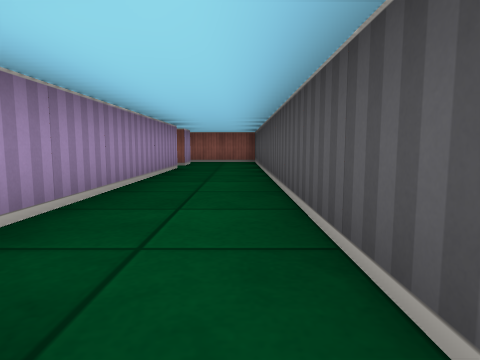
view 1 (above)

24 first-person views from a walk through a cub3D maze. The camera is about half as high as the walls, tilts 6° down and sees 75° across. The floor is counted in squares. Each view is taken from the middle of a square. On the plan, view 1 faces up. The plan holds only what a view shows up to about 9 squares ahead; the rest is blank.

view 2
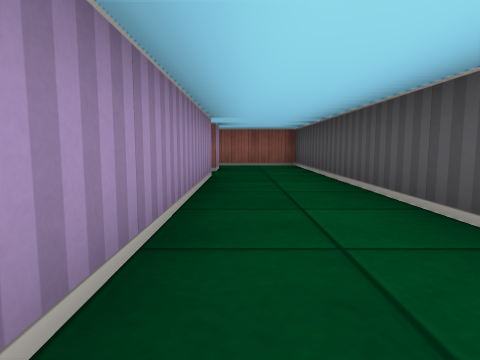

view 3
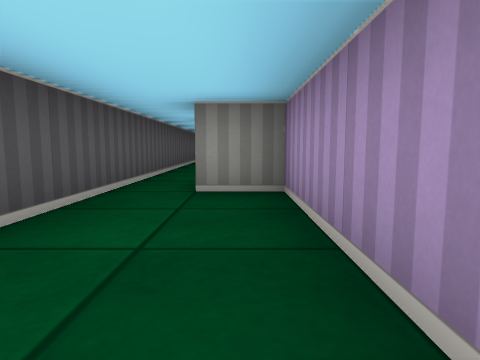

view 4
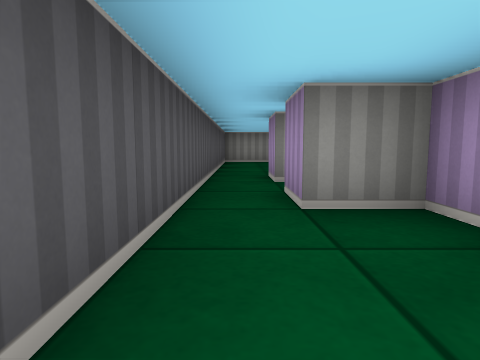

view 5
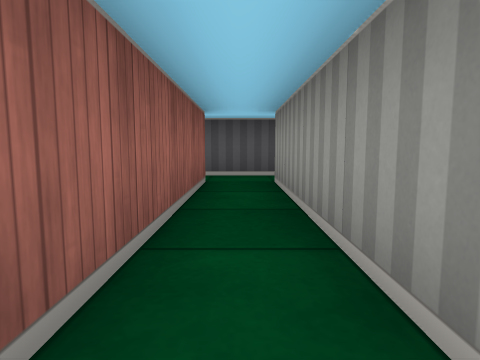

view 6
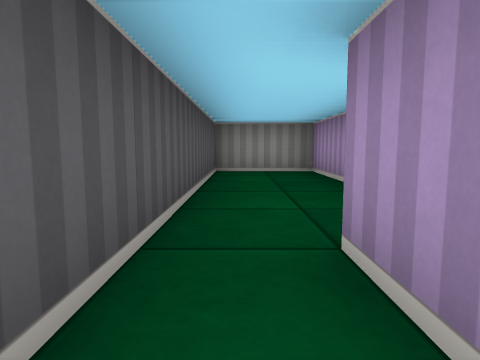

view 7
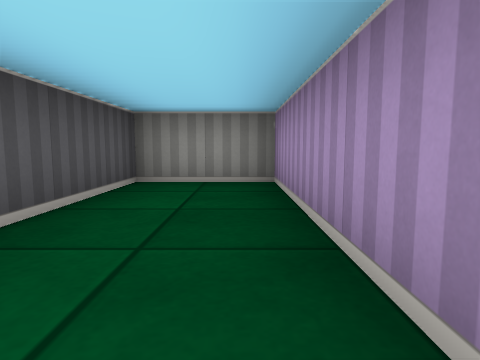

view 8
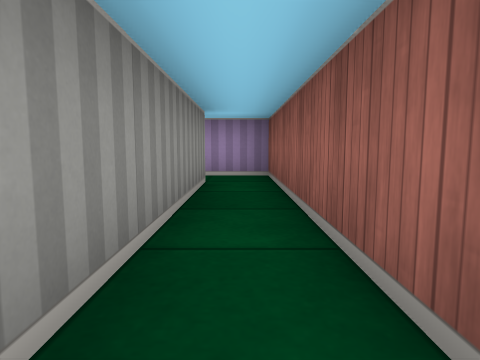

view 9
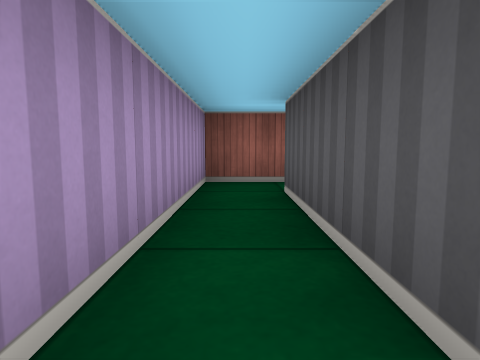

view 10
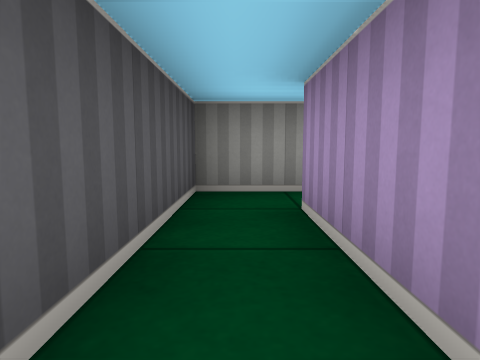

view 11
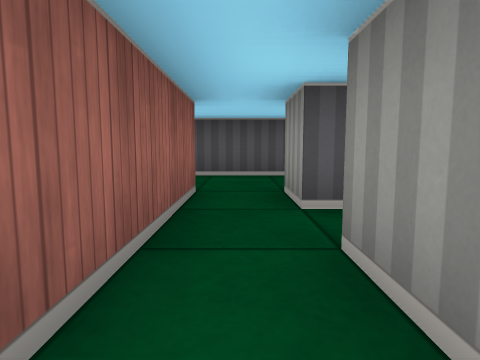

view 12
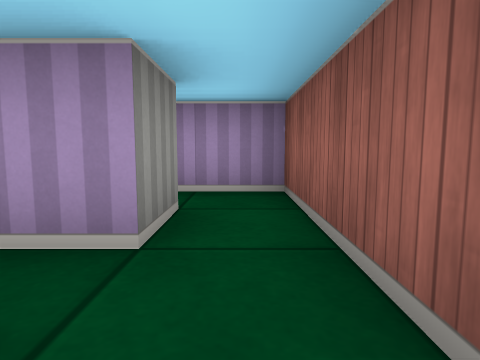

view 13
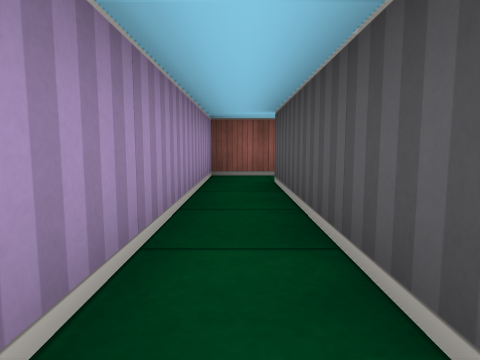

view 14
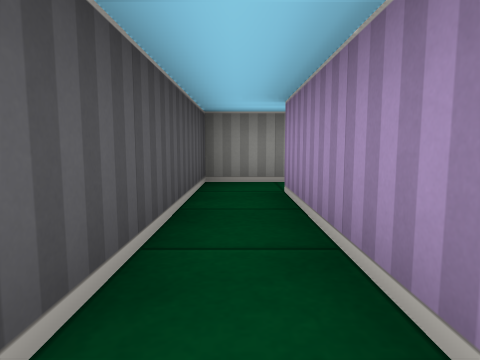

view 15
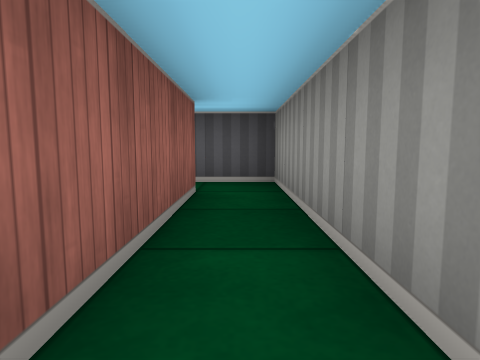

view 16
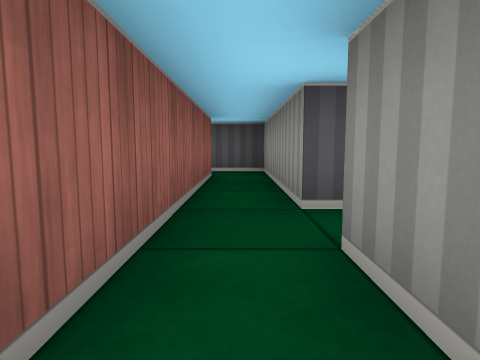

view 17
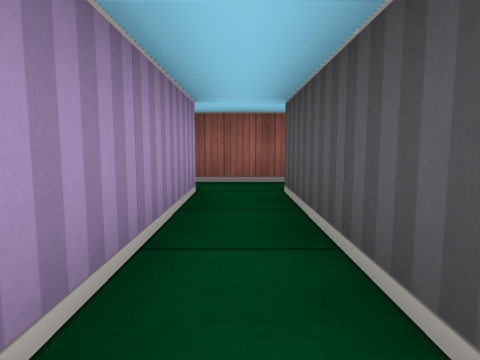

view 18
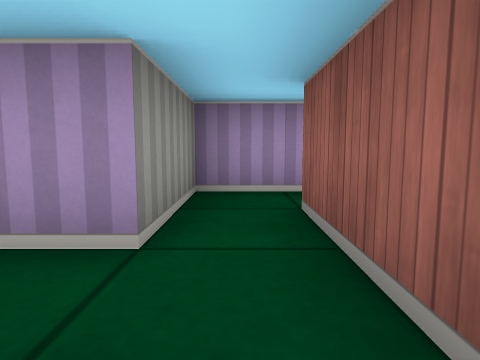

view 19
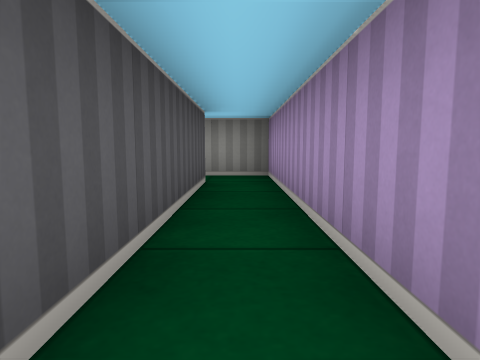

view 20
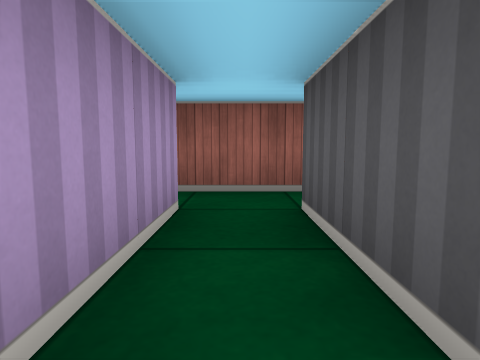

view 21
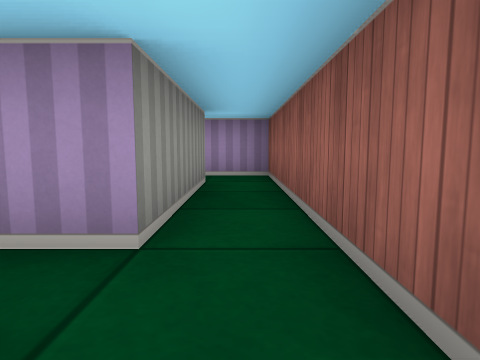

view 22
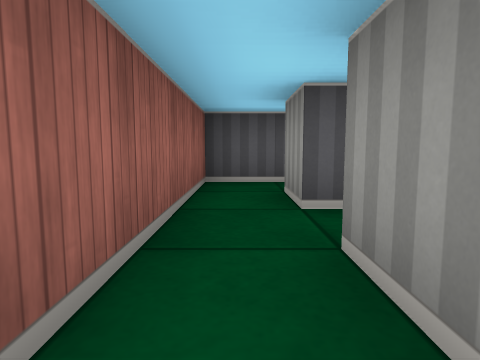

view 23
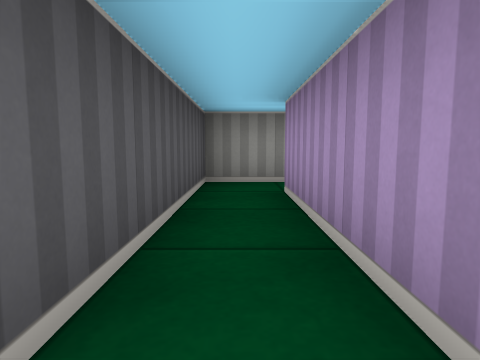

view 24
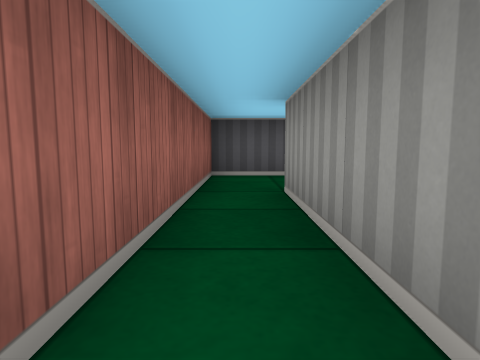

### Floor plan
Points are (right, up) in squares from view 1. A wall is a line through its corners. A room is listed if a view was taken in it or the views show most of it. See-through windows are left out.
Room 1 (views 1, 5, 6, 8, 9, 10)
walls: (-0.5, 0.5) (-0.5, -0.5) (-5.5, -0.5) (-5.5, -4.5); (0.5, -2.5) (0.5, 0.5); (-5.8, -5.5) (-4.5, -5.5) (-4.5, -1.5) (-0.5, -1.5) (-0.5, -2.5)
ways out: opening at (0, 0) to room 2; opening at (0, -2) to room 3; opening at (-6, -5)
Room 2 (views 2, 3, 4)
walls: (-1.5, 7.5) (-1.5, 0.5) (-0.5, 0.5); (0.5, 0.5) (0.5, 8.5)
ways out: opening at (0, 0) to room 1; opening at (-2, 8) to room 5; opening at (-0.5, 9) to room 8
Room 3 (view 7)
walls: (-1.5, -3.5) (-1.5, -7.5) (0.5, -7.5) (0.5, -2.5)
ways out: opening at (0, -2) to room 1
Room 4 (views 11, 13, 14)
walls: (-3.5, 8.5) (-5.5, 8.5) (-5.5, 3.5); (-5.5, 2.5) (-4.5, 2.5) (-4.5, 7.5) (-3.5, 7.5)
ways out: opening at (-4, 8) to room 5; opening at (-6, 3) to room 6
Room 5 (view 12)
walls: (-3.5, 7.5) (-3.5, 6.8); (-2.5, 7.5) (-1.5, 7.5); (-1.5, 8.5) (-3.5, 8.5)
ways out: opening at (-2, 8) to room 2; opening at (-4, 8) to room 4
Room 6 (views 15, 17, 18, 23)
walls: (-9.5, 2.5) (-9.5, -0.5); (-9.8, -1.5) (-8.5, -1.5) (-8.5, 2.5) (-5.5, 2.5); (-5.5, 3.5) (-9.5, 3.5)
ways out: opening at (-6, 3) to room 4; opening at (-10, 3) to room 7; opening at (-10, -1)
Room 7 (views 16, 19, 20, 21, 22)
walls: (-9.5, 3.5) (-10.5, 3.5) (-10.5, 7.5) (-9.5, 7.5); (-9.5, 8.5) (-15.5, 8.5) (-15.5, 7.4); (-14.5, 7.5) (-11.5, 7.5) (-11.5, 2.5) (-9.5, 2.5)
ways out: opening at (-10, 3) to room 6; opening at (-10, 8) to room 9; opening at (-15, 7)
Room 8 (view 24)
walls: (-4.5, 9.5) (-1.5, 9.5) (-1.5, 8.5); (0.5, 8.5) (0.5, 10.5) (-4.5, 10.5)
ways out: opening at (-0.5, 9) to room 2
Room 9 (no view inside)
walls: (-8.5, 7.2) (-8.5, 8.5) (-9.5, 8.5)
ways out: opening at (-10, 8) to room 7; opening at (-9, 6.5)

Positions as (right, up) in squares from view 1, and headings:
1: (0, 0), facing up
2: (-1, 2), facing up
3: (-1, 4), facing down
4: (0, 3), facing down
5: (-5, -1), facing right
6: (0, -1), facing down
7: (-1, -3), facing down
8: (0, -1), facing left
9: (-5, -5), facing up
10: (-5, -2), facing down
11: (-5, 8), facing right
12: (-2, 8), facing left
13: (-5, 3), facing up
14: (-5, 7), facing down
15: (-9, 3), facing right
16: (-11, 3), facing right
17: (-9, -1), facing up
18: (-8, 3), facing left
19: (-11, 8), facing down
20: (-11, 5), facing up
21: (-10, 8), facing left
22: (-13, 8), facing right
23: (-9, 3), facing down
24: (-5, 10), facing right
